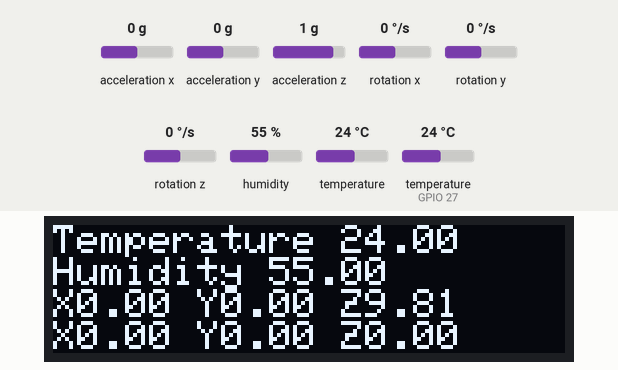
Bench run of a sketch on a simulated ESP32. Shown: 128×32 one-colour display. The test bench sets the inputs (shaded band); at power-on: acceleration x 0 g, humidity 55 %, acceleration y 0 g, temperature (sensor on GPIO 27) 24 °C, acceleration z 1 g, rotation x 0 °/s, rotation y 0 °/s, rotation z 0 °/s, temperature 24 °C. What the sketch prints to the serial monitor is not drawn.

Above: at 2.2 s.
2.3 s: acceleration x set to -1.4 g
At 3.0 s:
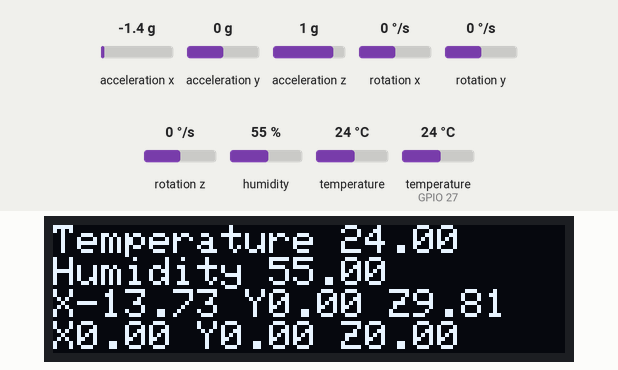
3.8 s: humidity set to 22 %
At 6.0 s:
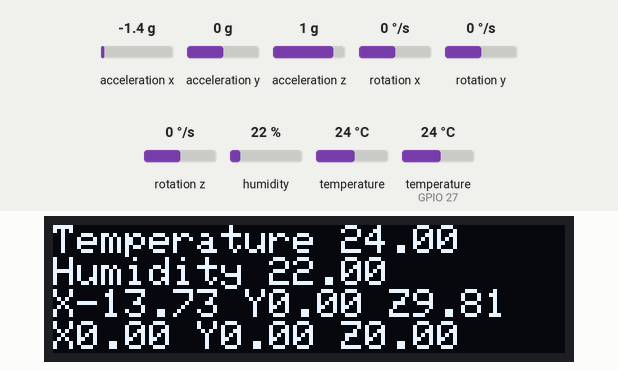
6.6 s: acceleration y set to -1.4 g
At 7.0 s:
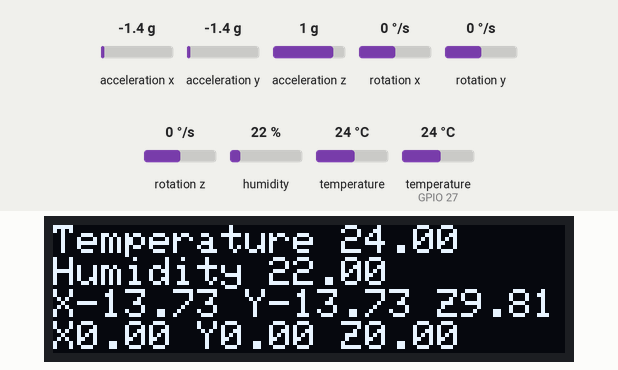
8.1 s: temperature (sensor on GPIO 27) set to 12 °C
At 9.5 s:
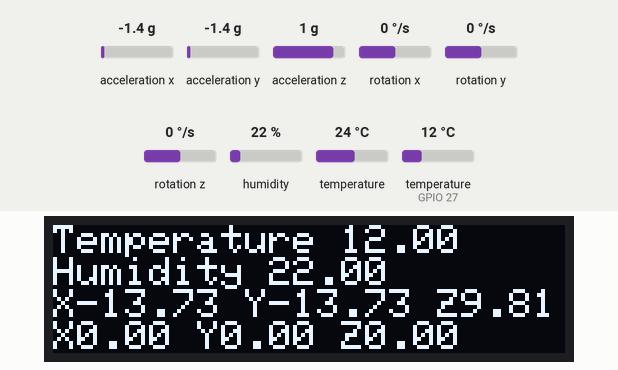
10.7 s: acceleration z set to -1.4 g
At 11.9 s:
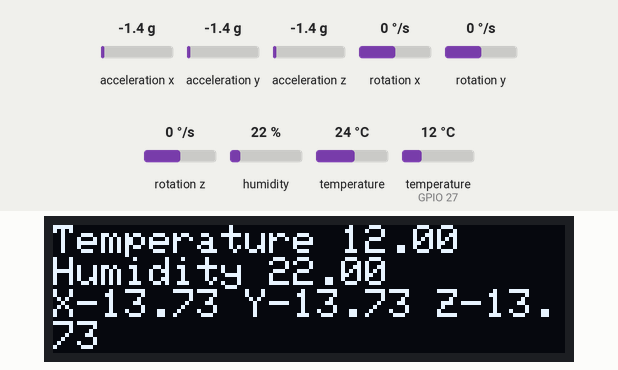
12.2 s: humidity set to 40 %
At 13.7 s:
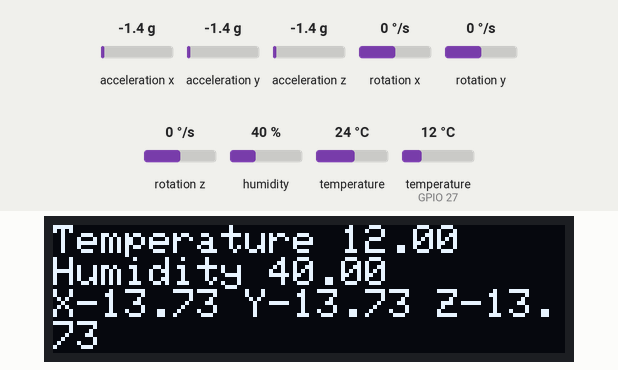
Timing chart, 0 to 15.2 s (numbered marks = the images above; inputs shaded):
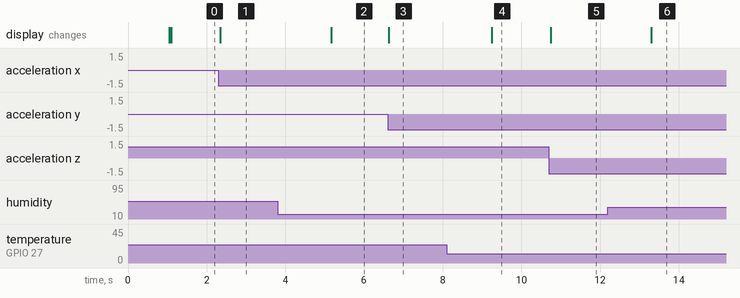

The sketch:

OLED_featherwing.ino
```cpp
#include <DHT.h>
#include <SPI.h>
#include <Wire.h>
#include <Adafruit_GFX.h>
#include <Adafruit_SSD1306.h>
#include <Adafruit_MPU6050.h>


#define WIRE Wire
#define DHTPIN 27
#define DHTTYPE DHT11


DHT dht(DHTPIN, DHTTYPE);

Adafruit_SSD1306 display = Adafruit_SSD1306(128, 32, &WIRE);

Adafruit_MPU6050 mpu;


void setup() {

  Serial.begin(115200);

  // MPU Setup
  Serial.println("Adafruit MPU6050 test!");
  if (!mpu.begin()) {
    Serial.println("Failed to find MPU6050 chip");
    while (1) {
      delay(10);
    }
  }
  Serial.println("MPU6050 Found!");

  mpu.setAccelerometerRange(MPU6050_RANGE_8_G);
  Serial.print("Accelerometer range set to: ");
  switch (mpu.getAccelerometerRange()) {
  case MPU6050_RANGE_2_G:
    Serial.println("+-2G");
    break;
  case MPU6050_RANGE_4_G:
    Serial.println("+-4G");
    break;
  case MPU6050_RANGE_8_G:
    Serial.println("+-8G");
    break;
  case MPU6050_RANGE_16_G:
    Serial.println("+-16G");
    break;
  }
  mpu.setGyroRange(MPU6050_RANGE_500_DEG);
  Serial.print("Gyro range set to: ");
  switch (mpu.getGyroRange()) {
  case MPU6050_RANGE_250_DEG:
    Serial.println("+- 250 deg/s");
    break;
  case MPU6050_RANGE_500_DEG:
    Serial.println("+- 500 deg/s");
    break;
  case MPU6050_RANGE_1000_DEG:
    Serial.println("+- 1000 deg/s");
    break;
  case MPU6050_RANGE_2000_DEG:
    Serial.println("+- 2000 deg/s");
    break;
  }

  mpu.setFilterBandwidth(MPU6050_BAND_5_HZ);
  Serial.print("Filter bandwidth set to: ");
  switch (mpu.getFilterBandwidth()) {
  case MPU6050_BAND_260_HZ:
    Serial.println("260 Hz");
    break;
  case MPU6050_BAND_184_HZ:
    Serial.println("184 Hz");
    break;
  case MPU6050_BAND_94_HZ:
    Serial.println("94 Hz");
    break;
  case MPU6050_BAND_44_HZ:
    Serial.println("44 Hz");
    break;
  case MPU6050_BAND_21_HZ:
    Serial.println("21 Hz");
    break;
  case MPU6050_BAND_10_HZ:
    Serial.println("10 Hz");
    break;
  case MPU6050_BAND_5_HZ:
    Serial.println("5 Hz");
    break;
  }

  // DHT Setup
  Serial.println("Beginning DHT.");
  dht.begin();

  // OLED Setup
  Serial.println("OLED FeatherWing test");
  display.begin(SSD1306_SWITCHCAPVCC, 0x3C);

  Serial.println("OLED begun");
  delay(1000);

  display.clearDisplay();

  Serial.println("IO test");

  display.setTextSize(1);
  display.setTextColor(WHITE);
  display.setCursor(0,0);
  display.print("Hello world!");
  display.setCursor(0,0);
  display.display();

}

void loop() {

  // DHT11
  Serial.println("===== DHT11 DATA ======");
  Serial.println("Temperature " + (String)dht.readTemperature() + " Humidity " + (String)dht.readHumidity());
  Serial.println("");

  // MPU update
  sensors_event_t a, g, temp;
  mpu.getEvent(&a, &g, &temp);

  // MPU print values
  Serial.println("===== MPU DATA =====");
  Serial.println("Acceleration X: " + (String)a.acceleration.x + " m/s^2, Y: " + (String)a.acceleration.y + " m/s^2, Z: " + (String)a.acceleration.z + " m/s^2");
  Serial.println("Rotation X: " + (String)g.gyro.x + " rad/s, Y: " + (String)g.gyro.y + " rad/s, Z: " + (String)g.gyro.z + " rad/s");
  Serial.println("Temperature: " + (String)temp.temperature + " degC");
  Serial.println("");

  // Displaying informations
  display.clearDisplay();
  display.setCursor(0,0);
  display.println("Temperature " + (String)dht.readTemperature());
  display.println("Humidity " + (String)dht.readHumidity());
  display.println("X" + (String)a.acceleration.x + " Y" + (String)a.acceleration.y + " Z" + (String)a.acceleration.z);
  display.println("X" + (String)g.gyro.x + " Y" + (String)g.gyro.y + " Z" + (String)g.gyro.z);
  display.display();

  delay(10);

}
```

Measured:
- after the input at 2.3 s, the display: changes at once (image 1)
- after the input at 3.8 s, the display: changes after 1.4 s (image 2)
- after the input at 6.6 s, the display: changes at once (image 3)
- after the input at 8.1 s, the display: changes after 1.1 s (image 4)
- after the input at 10.7 s, the display: changes after 0.05 s (image 5)
- after the input at 12.2 s, the display: changes after 1.1 s (image 6)
